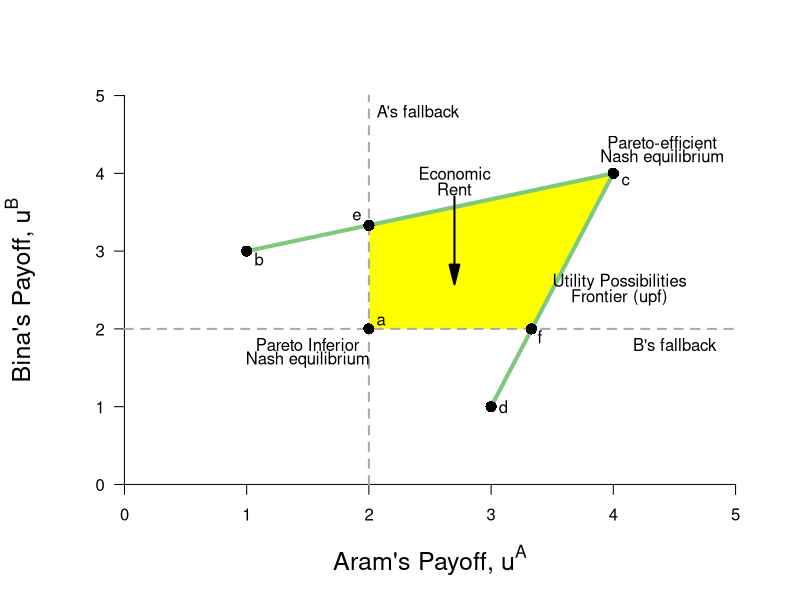

Write the R code that produced this figure.
require(ggplot2)
require(shape)
pdf(file = "society/society_assurance_upf.pdf", width = 9, height = 7)

#Set parameters for graphics
axislabelsize <- 1.5
par(mar =  c(5, 5, 4, 2))
xlims <- c(0, 5)
ylims <- c(0, 5)

#Plot command 
plot(0, 0, xlim = xlims, ylim = ylims, type = "n",
     xlab = expression(paste("Aram's Payoff, ", u^A)),
     ylab = expression(paste("Bina's Payoff, ", u^B)),
     xaxt = "n", yaxt = "n", cex.lab = axislabelsize, bty = "n")


#Customize ticks and labels for the plot
ticksy <- seq(0, 5, 1)
ylabels <- seq(0, 5, 1)
ticksx <- seq(0, 5, 1)
xlabels <- seq(0, 5, 1)
axis(1, at = ticksx, pos = 0, labels = xlabels)
axis(2, at = ticksy, pos = 0, labels = ylabels, las = 1)

#Rent polygon
xrent <- c(2, 4, 3.33, 2)
yrent <- c(3.33, 4, 2, 2)
polygon(xrent, yrent, col="yellow", density=NULL, border = NA)


#Lines for the coordinates of the Nash equilbrium
segments(1, 3, 4, 4, lty = 1, col = "#7fc97f", lwd = 4)
segments(3, 1, 4, 4, lty = 1, col = "#7fc97f", lwd = 4)

#Lines for Fallback positions
segments(0, 2, 5, 2, lty = 2, col = "darkgrey", lwd = 2)
text(4.5, 1.8, expression(paste("B's fallback")))
segments(2, 0, 2, 5, lty = 2, col = "darkgrey", lwd = 2)
text(2.4, 4.8, expression(paste("A's fallback")))

#Add points a, b, c and c
points(1, 3, pch = 16, col = "black", cex = 1.5)
text(1.1, 2.9, expression(paste(b)))
points(4, 4, pch = 16, col = "black", cex = 1.5)
text(4.1, 3.9, expression(paste(c)))
text(4.4, 4.4, expression(paste("Pareto-efficient")))
text(4.4, 4.2, expression(paste("Nash equilibrium")))

points(3, 1, pch = 16, col = "black", cex = 1.5)
text(3.1, 1, expression(paste(d)))
points(2, 2, pch = 16, col = "black", cex = 1.5)
text(2.1, 2.1, expression(paste(a)))

points(3.33, 2, pch = 16, col = "black", cex = 1.5)
text(3.4, 1.9, expression(paste(f)))
points(2, 3.33, pch = 16, col = "black", cex = 1.5)
text(1.9, 3.45, expression(paste(e)))
text(1.5, 1.8, expression(paste("Pareto Inferior")))
text(1.5, 1.6, expression(paste("Nash equilibrium")))

#Label utility possibilities frontier
text(4.05, 2.6, expression(paste("Utility Possibilities")))
text(4.05, 2.4, expression(paste("Frontier (upf)")))

#Arrows and economic rent label
Arrows(2.7, 3.7, 2.7, 2.7, col = "black", lty = 1, lwd = 2, arr.type = "triangle")
text(2.7, 4,  expression(paste("Economic")))
text(2.7, 3.8,  expression(paste("Rent")))

dev.off()
